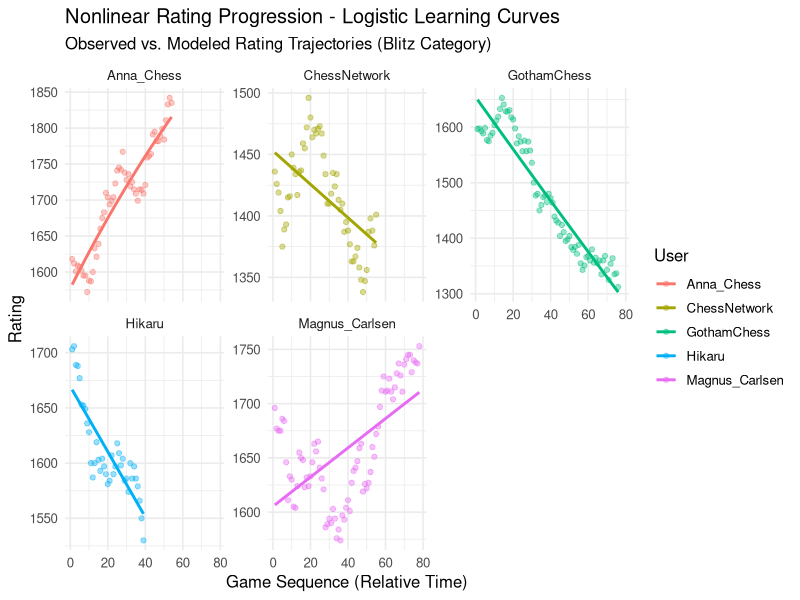

Recreate this plot in R.
## ---- chunk 1
library(tidyverse)
library(broom)
library(minpack.lm) # for nlsLM (robust nonlinear fitting)

# Load the same dataset from Appendix B
rating_summary <- read_csv(
  here::here("repo-structure/data/lichess_rating_history.csv"),
  show_col_types = FALSE
)

# Filter for Blitz category for consistency
rating_nl_df <- rating_summary %>%
  filter(category == "Blitz", !is.na(rating)) %>%
  group_by(user) %>%
  mutate(
    time_index = as.numeric(factor(row_number())),
    time_scaled = time_index / max(time_index)
  ) %>%
  filter(n() >= 10) %>% # ensure sufficient data
  ungroup()

# Select a few users for model fitting
target_users <- rating_nl_df %>%
  count(user) %>%
  arrange(desc(n)) %>%
  slice_head(n = 5) %>%
  pull(user)

target_users
## ---- chunk 2
# Helper function: Fit logistic model per user
fit_growth_curve <- function(df) {
  tryCatch(
    {
      model <- nlsLM(
        rating ~ A - B * exp(-k * time_index),
        data = df,
        start = list(A = max(df$rating), B = max(df$rating) - min(df$rating), k = 0.05),
        control = nls.lm.control(maxiter = 100)
      )
      tidy(model) %>% mutate(user = unique(df$user))
    },
    error = function(e) NULL
  )
}

# Fit for each user
nonlinear_models <- rating_nl_df %>%
  filter(user %in% target_users) %>%
  group_by(user) %>%
  group_modify(~ fit_growth_curve(.x)) %>%
  ungroup()

nonlinear_models
## ---- chunk 3
predicted_curves <- nonlinear_models %>%
  select(user, term, estimate) %>%
  pivot_wider(names_from = term, values_from = estimate) %>%
  left_join(rating_nl_df, by = "user") %>%
  mutate(predicted = A - B * exp(-k * time_index))

ggplot(predicted_curves, aes(x = time_index, y = rating, color = user)) +
  geom_point(alpha = 0.4, size = 1.5) +
  geom_line(aes(y = predicted), linewidth = 1) +
  facet_wrap(~user, scales = "free_y") +
  labs(
    title = "Nonlinear Rating Progression - Logistic Learning Curves",
    subtitle = "Observed vs. Modeled Rating Trajectories (Blitz Category)",
    x = "Game Sequence (Relative Time)",
    y = "Rating",
    color = "User"
  ) +
  theme_minimal(base_size = 12)
## ---- chunk 4
nonlinear_summary <- nonlinear_models %>%
  select(user, term, estimate) %>%
  pivot_wider(names_from = term, values_from = estimate) %>%
  mutate(
    ceiling_rating = round(A, 1),
    learning_rate = round(k, 4),
    rating_span = round(B, 1)
  ) %>%
  arrange(desc(learning_rate))

knitr::kable(
  nonlinear_summary,
  caption = "Nonlinear Model Parameters (Exponential Growth Model)",
  col.names = c("User", "Ceiling (A)", "Range (B)", "Learning Rate (k)", "Ceiling Rating", "Learning Rate", "Rating Span")
)
